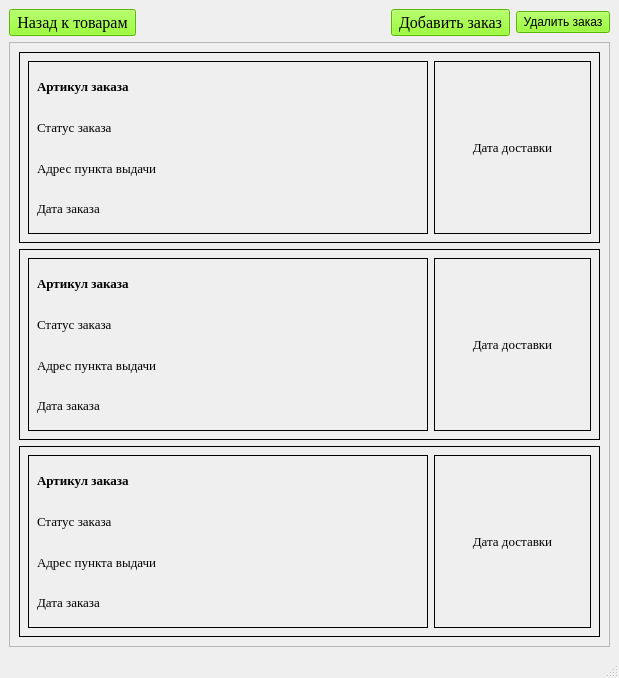
<?xml version="1.0" encoding="UTF-8"?>
<ui version="4.0">
 <class>MainWindow</class>
 <widget class="QMainWindow" name="MainWindow">
  <property name="geometry">
   <rect>
    <x>0</x>
    <y>0</y>
    <width>619</width>
    <height>678</height>
   </rect>
  </property>
  <property name="windowTitle">
   <string>MainWindow</string>
  </property>
  <widget class="QWidget" name="centralwidget">
   <layout class="QGridLayout" name="gridLayout_2">
    <item row="0" column="0">
     <layout class="QGridLayout" name="gridLayout">
      <item row="0" column="0">
       <layout class="QVBoxLayout" name="verticalLayout">
        <item>
         <layout class="QHBoxLayout" name="horizontalLayout">
          <item>
           <widget class="QPushButton" name="order_button_back">
            <property name="font">
             <font>
              <family>Times New Roman</family>
              <pointsize>12</pointsize>
             </font>
            </property>
            <property name="styleSheet">
             <string notr="true">QPushButton#order_button_back {
    background-color: #7FFF00;
}

QPushButton#order_button_back:hover {
    background-color: #00FA9A; 
}
</string>
            </property>
            <property name="text">
             <string> Назад к товарам </string>
            </property>
           </widget>
          </item>
          <item>
           <spacer name="horizontalSpacer">
            <property name="orientation">
             <enum>Qt::Orientation::Horizontal</enum>
            </property>
            <property name="sizeHint" stdset="0">
             <size>
              <width>268</width>
              <height>20</height>
             </size>
            </property>
           </spacer>
          </item>
          <item>
           <widget class="QPushButton" name="order_button_add">
            <property name="font">
             <font>
              <family>Times New Roman</family>
              <pointsize>12</pointsize>
             </font>
            </property>
            <property name="styleSheet">
             <string notr="true">QPushButton#order_button_add {
    background-color: #7FFF00;
}

QPushButton#order_button_add:hover {
    background-color: #00FA9A; 
}
</string>
            </property>
            <property name="text">
             <string> Добавить заказ </string>
            </property>
           </widget>
          </item>
          <item>
           <widget class="QPushButton" name="order_button_remove">
            <property name="styleSheet">
             <string notr="true">QPushButton#order_button_remove {
    background-color: #7FFF00;
}

QPushButton#order_button_remove:hover {
    background-color: #00FA9A; 
}
</string>
            </property>
            <property name="text">
             <string> Удалить заказ </string>
            </property>
           </widget>
          </item>
         </layout>
        </item>
        <item>
         <widget class="QScrollArea" name="scrollArea">
          <property name="widgetResizable">
           <bool>true</bool>
          </property>
          <widget class="QWidget" name="scrollAreaWidgetContents_2">
           <property name="geometry">
            <rect>
             <x>0</x>
             <y>0</y>
             <width>593</width>
             <height>562</height>
            </rect>
           </property>
           <layout class="QVBoxLayout" name="verticalLayout_12">
            <item>
             <layout class="QVBoxLayout" name="verticalLayout_11">
              <item>
               <widget class="QWidget" name="widget_order_2" native="true">
                <property name="styleSheet">
                 <string notr="true">QWidget#widget_order_2 {
    border: 1px solid #000; 
}
QWidget#widget_order_2:hover {
    border: 2px solid #00FA9A;
}</string>
                </property>
                <layout class="QHBoxLayout" name="horizontalLayout_3">
                 <item>
                  <layout class="QHBoxLayout" name="horizontalLayout_5">
                   <item>
                    <widget class="QWidget" name="widget_order_name_2" native="true">
                     <property name="minimumSize">
                      <size>
                       <width>400</width>
                       <height>0</height>
                      </size>
                     </property>
                     <property name="font">
                      <font>
                       <family>Times New Roman</family>
                       <pointsize>10</pointsize>
                      </font>
                     </property>
                     <property name="styleSheet">
                      <string notr="true">QWidget#widget_order_name_2 {
    border: 1px solid #000; 
}</string>
                     </property>
                     <layout class="QVBoxLayout" name="verticalLayout_3">
                      <item>
                       <layout class="QVBoxLayout" name="verticalLayout_5">
                        <item>
                         <widget class="QLabel" name="label_art_2">
                          <property name="font">
                           <font>
                            <family>Times New Roman</family>
                            <pointsize>10</pointsize>
                            <bold>true</bold>
                           </font>
                          </property>
                          <property name="focusPolicy">
                           <enum>Qt::FocusPolicy::ClickFocus</enum>
                          </property>
                          <property name="text">
                           <string>Артикул заказа</string>
                          </property>
                         </widget>
                        </item>
                        <item>
                         <widget class="QLabel" name="label_status_2">
                          <property name="font">
                           <font>
                            <family>Times New Roman</family>
                            <pointsize>10</pointsize>
                           </font>
                          </property>
                          <property name="text">
                           <string>Статус заказа</string>
                          </property>
                         </widget>
                        </item>
                        <item>
                         <widget class="QLabel" name="label_adress_2">
                          <property name="font">
                           <font>
                            <family>Times New Roman</family>
                            <pointsize>10</pointsize>
                           </font>
                          </property>
                          <property name="text">
                           <string>Адрес пункта выдачи</string>
                          </property>
                         </widget>
                        </item>
                        <item>
                         <widget class="QLabel" name="label_order_date_2">
                          <property name="font">
                           <font>
                            <family>Times New Roman</family>
                            <pointsize>10</pointsize>
                           </font>
                          </property>
                          <property name="text">
                           <string>Дата заказа</string>
                          </property>
                         </widget>
                        </item>
                       </layout>
                      </item>
                     </layout>
                    </widget>
                   </item>
                   <item>
                    <widget class="QLabel" name="label_delivery_date_2">
                     <property name="font">
                      <font>
                       <family>Times New Roman</family>
                       <pointsize>10</pointsize>
                      </font>
                     </property>
                     <property name="frameShape">
                      <enum>QFrame::Shape::Box</enum>
                     </property>
                     <property name="text">
                      <string>Дата доставки</string>
                     </property>
                     <property name="alignment">
                      <set>Qt::AlignmentFlag::AlignCenter</set>
                     </property>
                    </widget>
                   </item>
                  </layout>
                 </item>
                </layout>
               </widget>
              </item>
              <item>
               <widget class="QWidget" name="widget_order_3" native="true">
                <property name="styleSheet">
                 <string notr="true">QWidget#widget_order_3 {
    border: 1px solid #000; 
}
QWidget#widget_order_3:hover {
    border: 2px solid #00FA9A;
}</string>
                </property>
                <layout class="QHBoxLayout" name="horizontalLayout_7">
                 <item>
                  <layout class="QHBoxLayout" name="horizontalLayout_8">
                   <item>
                    <widget class="QWidget" name="widget_order_name_3" native="true">
                     <property name="minimumSize">
                      <size>
                       <width>400</width>
                       <height>0</height>
                      </size>
                     </property>
                     <property name="font">
                      <font>
                       <family>Times New Roman</family>
                       <pointsize>10</pointsize>
                      </font>
                     </property>
                     <property name="styleSheet">
                      <string notr="true">QWidget#widget_order_name_3 {
    border: 1px solid #000; 
}</string>
                     </property>
                     <layout class="QVBoxLayout" name="verticalLayout_6">
                      <item>
                       <layout class="QVBoxLayout" name="verticalLayout_7">
                        <item>
                         <widget class="QLabel" name="label_art_3">
                          <property name="font">
                           <font>
                            <family>Times New Roman</family>
                            <pointsize>10</pointsize>
                            <bold>true</bold>
                           </font>
                          </property>
                          <property name="focusPolicy">
                           <enum>Qt::FocusPolicy::ClickFocus</enum>
                          </property>
                          <property name="text">
                           <string>Артикул заказа</string>
                          </property>
                         </widget>
                        </item>
                        <item>
                         <widget class="QLabel" name="label_status_3">
                          <property name="font">
                           <font>
                            <family>Times New Roman</family>
                            <pointsize>10</pointsize>
                           </font>
                          </property>
                          <property name="text">
                           <string>Статус заказа</string>
                          </property>
                         </widget>
                        </item>
                        <item>
                         <widget class="QLabel" name="label_adress_3">
                          <property name="font">
                           <font>
                            <family>Times New Roman</family>
                            <pointsize>10</pointsize>
                           </font>
                          </property>
                          <property name="text">
                           <string>Адрес пункта выдачи</string>
                          </property>
                         </widget>
                        </item>
                        <item>
                         <widget class="QLabel" name="label_order_date_3">
                          <property name="font">
                           <font>
                            <family>Times New Roman</family>
                            <pointsize>10</pointsize>
                           </font>
                          </property>
                          <property name="text">
                           <string>Дата заказа</string>
                          </property>
                         </widget>
                        </item>
                       </layout>
                      </item>
                     </layout>
                    </widget>
                   </item>
                   <item>
                    <widget class="QLabel" name="label_delivery_date_3">
                     <property name="font">
                      <font>
                       <family>Times New Roman</family>
                       <pointsize>10</pointsize>
                      </font>
                     </property>
                     <property name="frameShape">
                      <enum>QFrame::Shape::Box</enum>
                     </property>
                     <property name="text">
                      <string>Дата доставки</string>
                     </property>
                     <property name="alignment">
                      <set>Qt::AlignmentFlag::AlignCenter</set>
                     </property>
                    </widget>
                   </item>
                  </layout>
                 </item>
                </layout>
               </widget>
              </item>
              <item>
               <widget class="QWidget" name="widget_order_4" native="true">
                <property name="styleSheet">
                 <string notr="true">QWidget#widget_order_4 {
    border: 1px solid #000; 
}
QWidget#widget_order_4:hover {
    border: 2px solid #00FA9A;
}</string>
                </property>
                <layout class="QHBoxLayout" name="horizontalLayout_9">
                 <item>
                  <layout class="QHBoxLayout" name="horizontalLayout_10">
                   <item>
                    <widget class="QWidget" name="widget_order_name_4" native="true">
                     <property name="minimumSize">
                      <size>
                       <width>400</width>
                       <height>0</height>
                      </size>
                     </property>
                     <property name="font">
                      <font>
                       <family>Times New Roman</family>
                       <pointsize>10</pointsize>
                      </font>
                     </property>
                     <property name="styleSheet">
                      <string notr="true">QWidget#widget_order_name_4 {
    border: 1px solid #000; 
}</string>
                     </property>
                     <layout class="QVBoxLayout" name="verticalLayout_9">
                      <item>
                       <layout class="QVBoxLayout" name="verticalLayout_10">
                        <item>
                         <widget class="QLabel" name="label_art_4">
                          <property name="font">
                           <font>
                            <family>Times New Roman</family>
                            <pointsize>10</pointsize>
                            <bold>true</bold>
                           </font>
                          </property>
                          <property name="focusPolicy">
                           <enum>Qt::FocusPolicy::ClickFocus</enum>
                          </property>
                          <property name="text">
                           <string>Артикул заказа</string>
                          </property>
                         </widget>
                        </item>
                        <item>
                         <widget class="QLabel" name="label_status_4">
                          <property name="font">
                           <font>
                            <family>Times New Roman</family>
                            <pointsize>10</pointsize>
                           </font>
                          </property>
                          <property name="text">
                           <string>Статус заказа</string>
                          </property>
                         </widget>
                        </item>
                        <item>
                         <widget class="QLabel" name="label_adress_4">
                          <property name="font">
                           <font>
                            <family>Times New Roman</family>
                            <pointsize>10</pointsize>
                           </font>
                          </property>
                          <property name="text">
                           <string>Адрес пункта выдачи</string>
                          </property>
                         </widget>
                        </item>
                        <item>
                         <widget class="QLabel" name="label_order_date_4">
                          <property name="font">
                           <font>
                            <family>Times New Roman</family>
                            <pointsize>10</pointsize>
                           </font>
                          </property>
                          <property name="text">
                           <string>Дата заказа</string>
                          </property>
                         </widget>
                        </item>
                       </layout>
                      </item>
                     </layout>
                    </widget>
                   </item>
                   <item>
                    <widget class="QLabel" name="label_delivery_date_4">
                     <property name="font">
                      <font>
                       <family>Times New Roman</family>
                       <pointsize>10</pointsize>
                      </font>
                     </property>
                     <property name="frameShape">
                      <enum>QFrame::Shape::Box</enum>
                     </property>
                     <property name="text">
                      <string>Дата доставки</string>
                     </property>
                     <property name="alignment">
                      <set>Qt::AlignmentFlag::AlignCenter</set>
                     </property>
                    </widget>
                   </item>
                  </layout>
                 </item>
                </layout>
               </widget>
              </item>
             </layout>
            </item>
           </layout>
          </widget>
         </widget>
        </item>
       </layout>
      </item>
     </layout>
    </item>
   </layout>
  </widget>
  <widget class="QMenuBar" name="menubar">
   <property name="geometry">
    <rect>
     <x>0</x>
     <y>0</y>
     <width>619</width>
     <height>33</height>
    </rect>
   </property>
  </widget>
  <widget class="QStatusBar" name="statusbar"/>
 </widget>
 <resources/>
 <connections/>
</ui>
